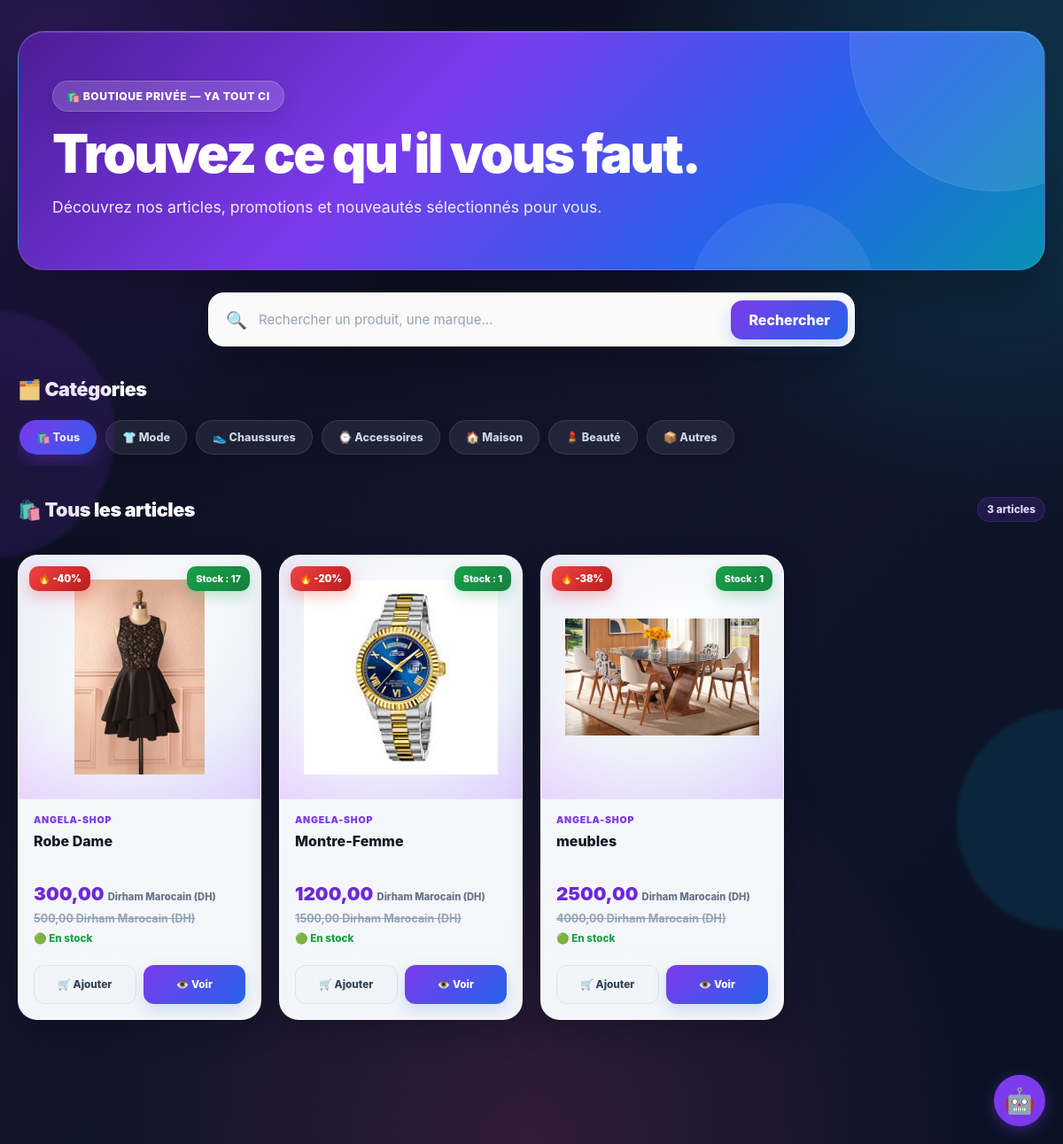
The app's page /boutique/kenn2/, older data.
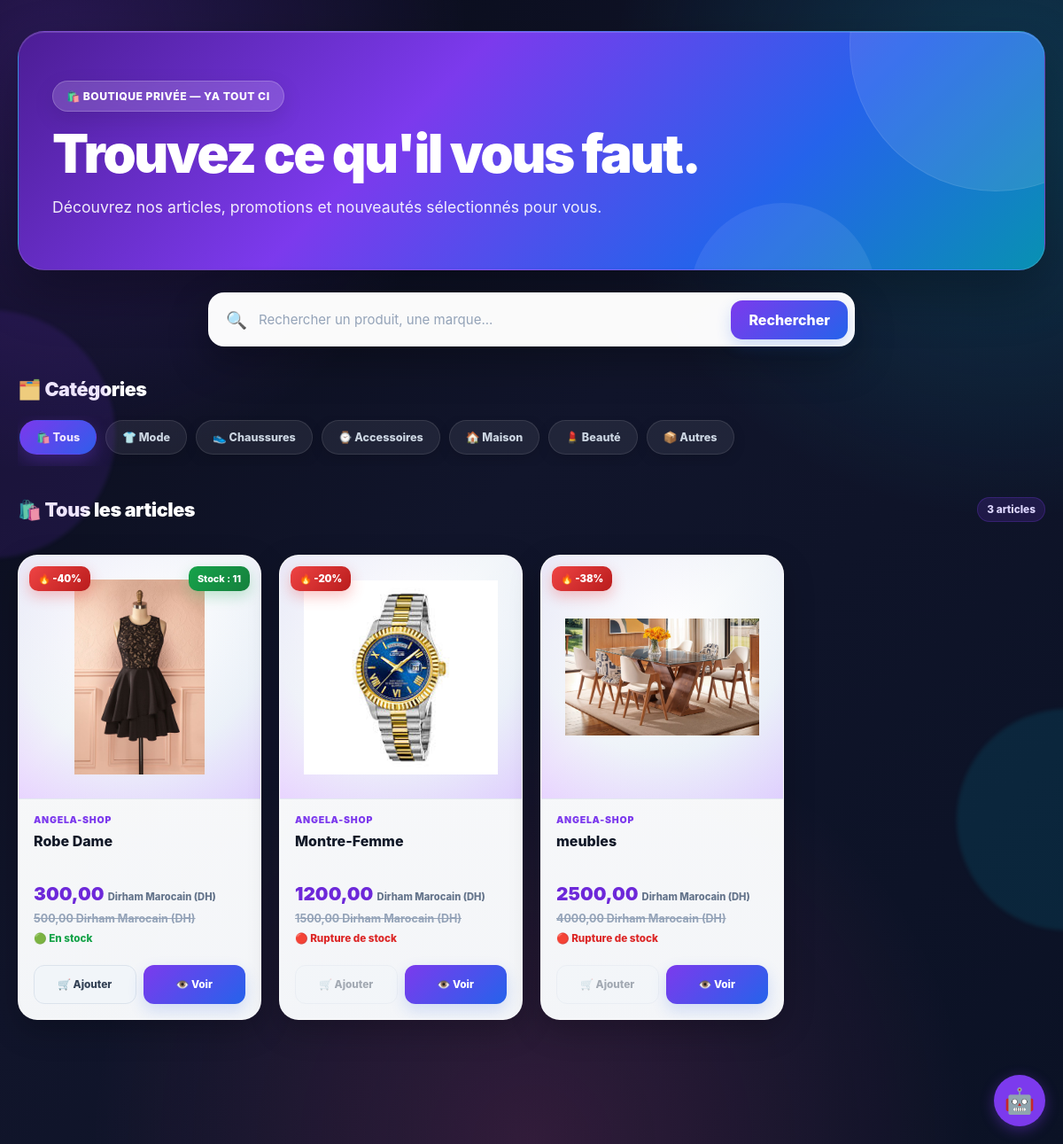
The same page, newer data.
### shop/models.py (models this page shows, shortened)
class Produit(models.Model):
    vendeur = models.ForeignKey(Vendeur, on_delete=models.CASCADE, related_name='produits')
    nom = models.CharField(max_length=255)
    description = models.TextField()
    prix = models.DecimalField(max_digits=10, decimal_places=2)
    ancien_prix = models.DecimalField(max_digits=10, decimal_places=2, blank=True, null=True)
    image = models.ImageField(upload_to='produits/', blank=True, null=True)
    stock = models.PositiveIntegerField(default=10)
    date_ajout = models.DateTimeField(auto_now_add=True)
    @property
    def reduction_pourcentage(self):
        if self.ancien_prix and self.ancien_prix > self.prix:
            rabais = ((self.ancien_prix - self.prix) / self.ancien_prix) * 100
            return int(round(rabais))
        return 0

class Vendeur(models.Model):
    CHOIX_DEVISES = [
        ('EUR', 'Euro (€)'),
        ('USD', 'Dollar US ($)'),
        ('MAD', 'Dirham Marocain (DH)'),
        ('XOF', 'F cfa '),
        ('CAD', 'Dollar Canadien ($CA)'),
    ]
    user = models.OneToOneField(User, on_delete=models.CASCADE)
    nom_boutique = models.CharField(max_length=255)
    description = models.TextField(blank=True)
    devise = models.CharField(max_length=3, choices=CHOIX_DEVISES, default='EUR')
    date_creation = models.DateTimeField(auto_now_add=True)

### shop/views.py (the view)
# urls.py: path('boutique/<str:username>/', views.boutique_personnelle_vendeur, name='boutique_vendeur'),
def boutique_personnelle_vendeur(request, username):
    vendeur_profil = get_object_or_404(Vendeur, user__username=username)
    produits_vendeur = Produit.objects.filter(vendeur=vendeur_profil)
    return render(request, 'shop/boutique_privee.html', {
        'vendeur_vitrine': vendeur_profil,
        'produits': produits_vendeur
    })

### shop/templates/shop/boutique_privee.html (shortened to what the changed rows need)
{% extends 'shop/base.html' %}
{% load static %}
{% block content %}
<div class="yt-shop">
    <div class="container">
        <section class="yt-shop-hero">
            <div class="yt-shop-hero-content">
                <h1>
                    Trouvez ce qu'il vous faut.
                </h1>
            </div>
        </section>
    </div>
    <div class="container">
        <div class="yt-section-title">
            <h2>
                🗂️ Catégories
            </h2>
        </div>
        <div class="yt-section-title">
            <h2>
                🛍️ Tous les articles
            </h2>
        </div>
        <div class="yt-products-grid">
            {% for produit in produits %}
                <article class="yt-product-card">
                    <div class="yt-product-badges">
                        <div>
                            {% if produit.reduction_pourcentage > 0 %}
                                <span class="yt-discount">
                                </span>
                            {% endif %}
                        </div>
                        {% if produit.stock > 0 %}
                            <span class="yt-stock">
                            </span>
                        {% endif %}
                    </div>
                    <div class="yt-card-img-wrapper">
                        {% if produit.image %}
                            <img
                                src="{{ produit.image.url }}"
                                alt="{{ produit.nom }}"
                                loading="lazy"
                            >
                        {% endif %}
                    </div>
                    <div class="yt-card-body">
                        <div class="yt-card-vendor">
                            {{ produit.vendeur.nom_boutique|default:"Boutique YaTout" }}
                        </div>
                        <h2 class="yt-card-title">
                            {{ produit.nom }}
                        </h2>
                        <div class="yt-price-row">
                            <span class="yt-price">
                                {{ produit.prix }}
                                <span class="yt-currency">
                                    {{ produit.vendeur.get_devise_display }}
                                </span>
                            </span>
                            {% if produit.ancien_prix %}
                                <span class="yt-old-price">
                                    {{ produit.ancien_prix }}
                                    {{ produit.vendeur.get_devise_display }}
                                </span>
                            {% endif %}
                        </div>
                        <div class="yt-stock-status">
                            {% if produit.stock > 0 %}
                                <span class="yt-stock-ok">
                                    🟢 En stock
                                </span>
                            {% else %}
                                <span class="yt-stock-out">
                                    🔴 Rupture de stock
                                </span>
                            {% endif %}
                        </div>
                        <div class="yt-card-actions">
                            <form
                                action="{% url 'panier_ajouter' produit.id %}"
                                method="POST"
                            >
                                <button
                                    type="submit"
                                    class="yt-btn-cart"
                                    {% if produit.stock == 0 %}
                                        disabled
                                    {% endif %}
                                >
                                    🛒 Ajouter
                                </button>
                            </form>
                            <a
                                href="{% url 'detail_produit' produit.pk %}"
                                class="yt-btn-view"
                            >
                                👁️ Voir
                            </a>
                        </div>
                    </div>
                </article>
            {% endfor %}
        </div>
    </div>
</div>
{% endblock %}

Row changes from the older to the newer data that the page shows:
changed Produit "Montre-Femme": stock "🟢 En stock" → "🔴 Rupture de stock"
changed Produit "meubles": stock "🟢 En stock" → "🔴 Rupture de stock"
